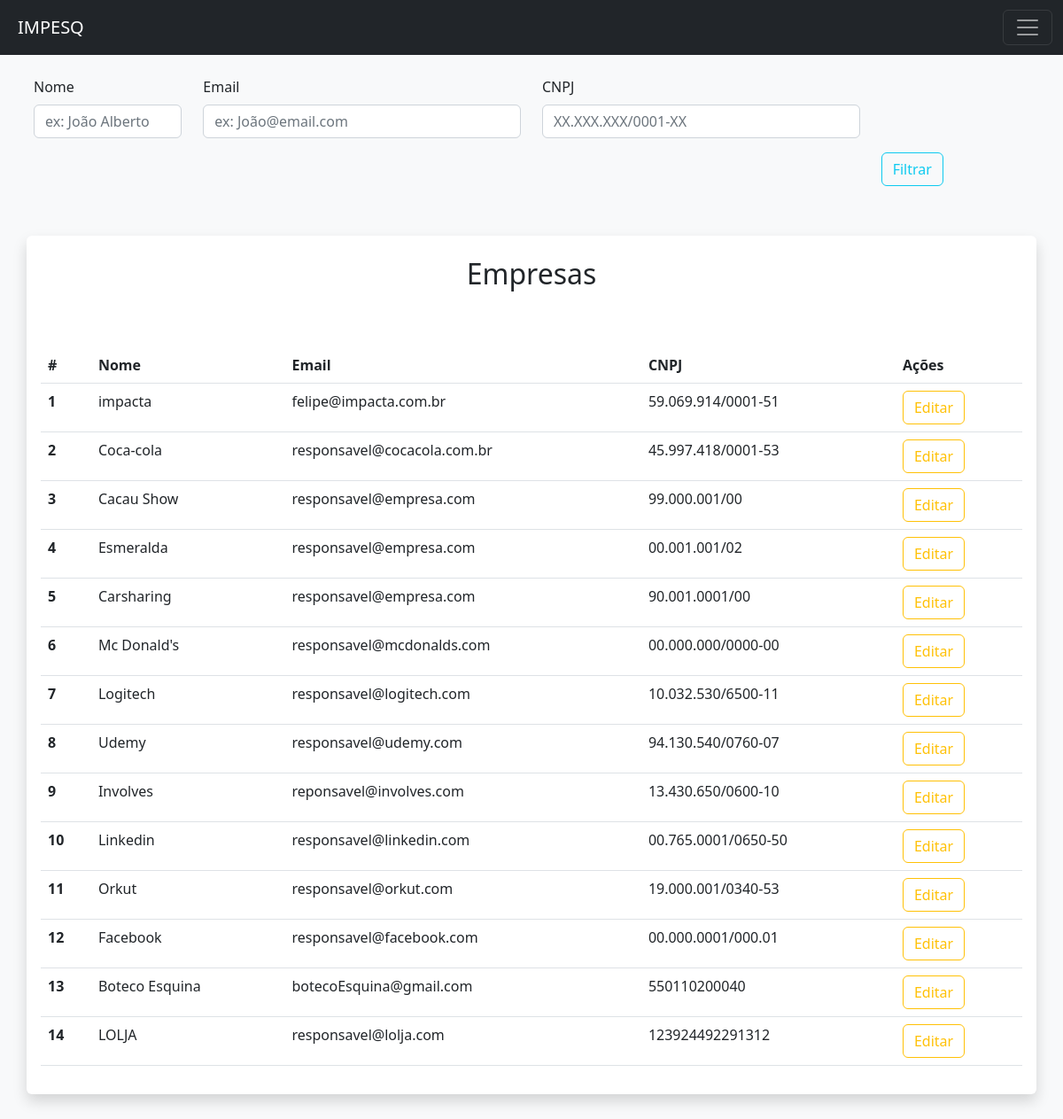
Screenshot of /listar/empresa with the database file from the repository.
### app/models/EmpresaEntity.py (models this page shows, shortened)
class Empresa(db.Model):
    __tablename__ = "tbl_empresas"
    id = db.Column(db.Integer, primary_key=True)
    nome = db.Column(db.String(120), unique=True)
    email = db.Column(db.String)
    cnpj = db.Column(db.String)

### app/controllers/EmpresaController.py (the view)
@app.route("/listar/empresa", methods=["GET","POST"])
def listarEmpresa():
    nome = request.args.get('nome')
    email = request.args.get('email')
    cnpj = request.args.get('CNPJ')
    query = Empresa.query.filter_by()
    if nome:
        query = query.filter(Empresa.nome == nome)
    if email:
        query = query.filter(Empresa.email == email)
    if cnpj:
        query = query.filter(Empresa.cnpj == cnpj)
    empresas = query.all()
    return render_template('empresas_cadastradas.html', empresas=empresas)

### app/templates/empresas_cadastradas.html
{% extends 'base.html'%}
{% block content%}
<div class="container p-2 mt-3">
  <form action="/listar/empresa" method="GET">
    <div class="row mb-3">
      <div class="col-2">
          <label for="exampleInputEmail1" class="form-label">Nome</label>
          <input type="text" class="form-control" id="nome" name="nome" placeholder="ex: João Alberto">
      </div>
      <div class="col-4">
          <label for="exampleInputEmail1" class="form-label">Email</label>
          <input type="email" class="form-control" id="email" name="email" placeholder="ex: João@email.com">
      </div>
      <div class="col-4">
        <label for="exampleInputEmail1" class="form-label">CNPJ</label>
        <input type="CNPJ" class="form-control" id="CNPJ" name="CNPJ" placeholder="XX.XXX.XXX/0001-XX">
       </div>
    </div>
    <div class="row justify-content-end">
      <div class="col-2">
        <button class="btn btn-outline-info" type="submit">Filtrar</button>
      </div>
   </div>
  </form>
</div>
<div class="container shadow p-3 mb-5 bg-body rounded mt-5">
    <div class="container d-flex p-2 bd-highlight">
            <div class="col d-flex justify-content-center">
                <h2 class="">Empresas</h2>
            </div>
    </div>
    <table class="table mt-5 table-hover">
        <thead>
          <tr>
            <th scope="col">#</th>
            <th scope="col">Nome</th>
            <th scope="col">Email</th>
            <th scope="col">CNPJ</th>
            <th scope="col">Ações</th>
          </tr>
        </thead>
        {% for empresa in empresas %}
            <tbody>
              <tr>
                <th scope="row">{{empresa.id}}</th>
                <td class="">{{empresa.nome}}</td>
                <td>{{empresa.email}}</td>
                <td>{{empresa.cnpj}}</td>
                <td><form action="/atualizar/empresa" method="POST"><button class="btn btn-outline-warning" name="id" type="submit" value="{{empresa.id}}">Editar</button></form></td>
              </tr>
            </tbody>
        {% endfor %}
      </table>
</div>
{% endblock %}

### app/templates/base.html (shortened to what this page needs)
{% block menu %}
<!DOCTYPE html>
<html lang="pt-BR">
<head>
    <link rel="stylesheet" href="https://cdn.jsdelivr.net/npm/bootstrap-icons@1.6.0/css/bootstrap-icons.min.css">
    <link href="https://cdn.jsdelivr.net/npm/bootstrap@5.2.2/dist/css/bootstrap.min.css" rel="stylesheet">
    <link href="https://getbootstrap.com/docs/5.2/assets/css/docs.css" rel="stylesheet">
</head>
<body class="bg-light">
    <nav class="navbar navbar-dark bg-dark stick-top">
        <div class="container-fluid ">
          <a class="navbar-brand p-2"  href="{{url_for('home')}}">IMPESQ</a>
          <button class="navbar-toggler" type="button" data-bs-toggle="offcanvas" data-bs-target="#offcanvasDarkNavbar" aria-controls="offcanvasDarkNavbar">
            <span class="navbar-toggler-icon"></span>
          </button>
        </div>
      </nav>
      {% block content %}
      {% endblock %}
</body>
</html>
{% endblock %}

### rows the page displays
Empresa: id "1", nome "impacta", email "felipe@impacta.com.br", cnpj "59.069.914/0001-51"
Empresa: id "2", nome "Coca-cola", email "responsavel@cocacola.com.br", cnpj "45.997.418/0001-53"
Empresa: id "3", nome "Cacau Show", email "responsavel@empresa.com", cnpj "99.000.001/00"
Empresa: id "4", nome "Esmeralda", email "responsavel@empresa.com", cnpj "00.001.001/02"
Empresa: id "5", nome "Carsharing", email "responsavel@empresa.com", cnpj "90.001.0001/00"
Empresa: id "6", nome "Mc Donald's", email "responsavel@mcdonalds.com", cnpj "00.000.000/0000-00"
Empresa: id "7", nome "Logitech", email "responsavel@logitech.com", cnpj "10.032.530/6500-11"
Empresa: id "8", nome "Udemy", email "responsavel@udemy.com", cnpj "94.130.540/0760-07"
Empresa: id "9", nome "Involves", email "reponsavel@involves.com", cnpj "13.430.650/0600-10"
Empresa: id "10", nome "Linkedin", email "responsavel@linkedin.com", cnpj "00.765.0001/0650-50"
Empresa: id "11", nome "Orkut", email "responsavel@orkut.com", cnpj "19.000.001/0340-53"
Empresa: id "12", nome "Facebook", email "responsavel@facebook.com", cnpj "00.000.0001/000.01"
Empresa: id "13", nome "Boteco Esquina", email "botecoEsquina@gmail.com", cnpj "550110200040"
Empresa: id "14", nome "LOLJA", email "responsavel@lolja.com", cnpj "123924492291312"
